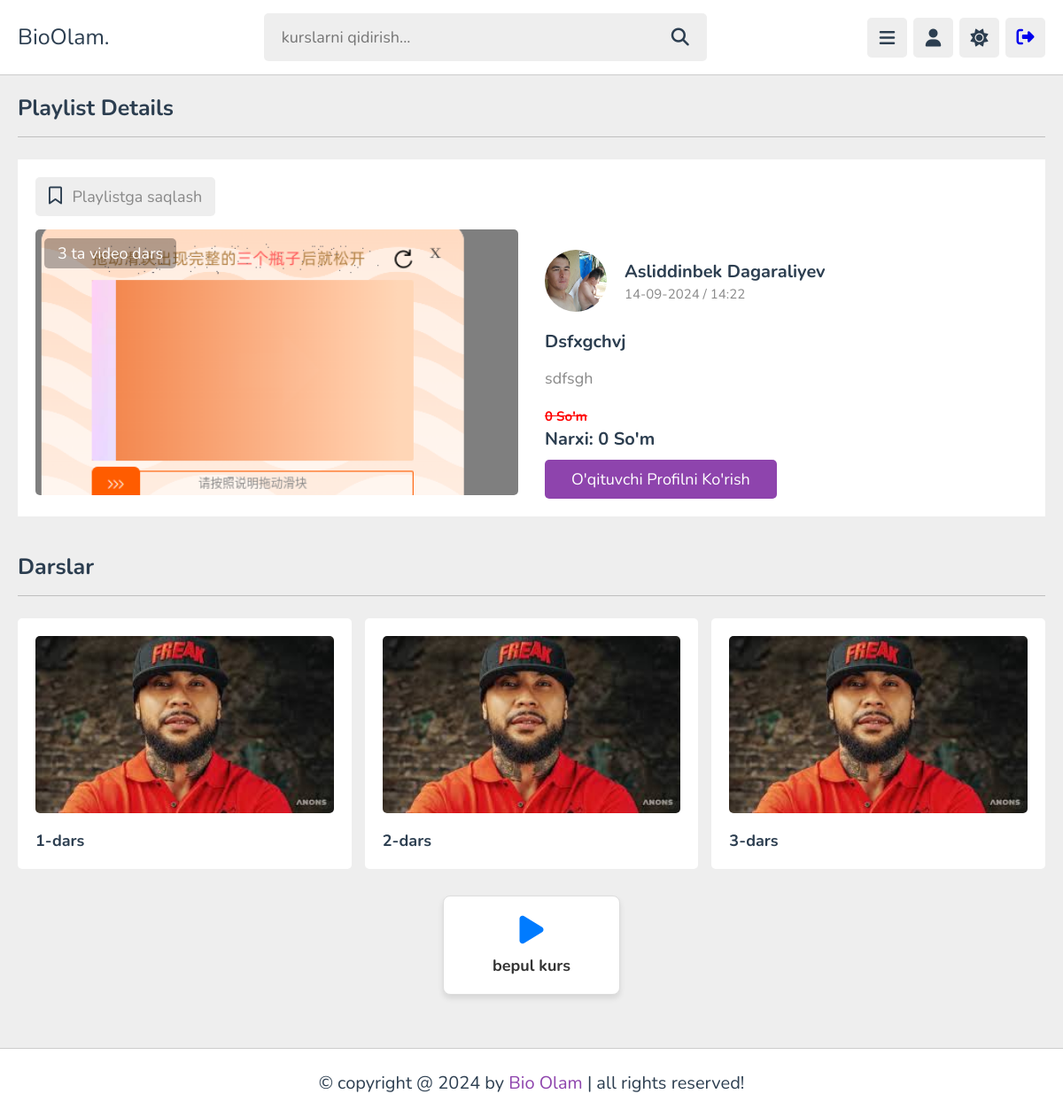
The app's page /courses/playlists/6/ (signed in) with its own data.
### courses/models.py (models this page shows, shortened)
class Subcategory(models.Model):
    class CourseType(models.TextChoices):
        Free = "Free", "Free"
        Paid = "Paid", "Paid"
    category = models.ForeignKey(
        Category,
        on_delete=models.CASCADE,
        related_name='subcategories'
    )
    teacher = models.ForeignKey(
        'users.Teachers',
        on_delete=models.CASCADE,
        related_name='subcategories'
    )
    course_type = models.CharField(
        max_length=200,
        choices=CourseType.choices,
        default=CourseType.Free
    )
    name = models.CharField(max_length=100)
    descriptions = models.TextField()
    image = models.ImageField(
        upload_to="subcategory/",
        blank=True,
        null=True
    )
    created_at = models.DateTimeField(auto_now_add=True)
    student_count = models.IntegerField(default=0)
    course_duration = models.IntegerField(default=0)
    videos_count = models.IntegerField(default=0)
    is_payment = models.BooleanField(default=False)
    old_price = models.IntegerField(default=0)
    price = models.BigIntegerField(default=0)

class Videos(models.Model):
    subcategory = models.ForeignKey(
        Subcategory,
        on_delete=models.CASCADE
    )
    name = models.CharField(max_length=100)
    description = models.TextField()
    time = models.IntegerField(default=0, null=False, blank=False)
    video = models.FileField(upload_to="videos/")
    likes_num = models.ManyToManyField(User, related_name="videos_like", blank=True)
    comment_num = models.IntegerField(default=0)
    created_at = models.DateTimeField(default=timezone.now)
    cover_image = models.ImageField(upload_to="videos/covers/", default="static/images/post-1-1.png")

### users/models.py (models this page shows, shortened)
class Teachers(models.Model):
    class TeacherType(models.TextChoices):
        Other = "Other", "Other"
        Biology = "Biologiya", "Biology"
        Chemistry = "Kimyo", "Chemistry"
        Physics = "Physics", "Physics"
        Math = "Matematika", "Math"
        English = "Ingliz tili", "English"
        History = "Tarix", "History"
        Geography = "Geografiya", "Geography"
        ComputerScience = "Computer Science", "Computer Science"
        Literature = "Adabiyot", "Literature"
        Art = "San'at", "Art"
        Music = "Musiqa", "Music"
    user = models.OneToOneField(
        User,
        on_delete=models.CASCADE,
        related_name='teacher'
    )
    profile = models.ForeignKey(
        Profile,
        on_delete=models.CASCADE,
        related_name='user_teachers',
    )
    teacher_type = models.CharField(
        max_length=200,
        choices=TeacherType.choices,
        default=TeacherType.Other
    )
    bio = models.TextField()
    courses_num = models.IntegerField(default=0)
    videos_num = models.IntegerField(default=0)
    student_num = models.IntegerField(default=0)
    likes_num = models.IntegerField(default=0)
    comments_num = models.IntegerField(default=0)

class Profile(models.Model):
    class Jobs(models.TextChoices):
        Other = "Other", "Other"
        Student = "Student", "Student"
        Teacher = "Teacher", "Teacher"
    user = models.OneToOneField(
        User,
        on_delete=models.CASCADE,
        related_name='profile'
    )
    photo = models.ImageField(
        upload_to='users/',
        blank=True,
        null=True
    )
    date_of_birth = models.DateField(
        null=True,
        blank=True
    )
    job = models.CharField(
        max_length=50,
        choices=Jobs.choices,
        default=Jobs.Other
    )
    saved_playlists = models.ManyToManyField(Subcategory, related_name='saved_by_users', blank=True)
    bio = models.CharField(max_length=200)
    liked_videos_count = models.PositiveIntegerField(default=0)
    comments_count = models.PositiveIntegerField(default=0)
    balance = models.PositiveIntegerField(default=0)

### quiz_app/models.py (models this page shows, shortened)
class Quiz(models.Model):
    name = models.CharField(max_length=150)
    description = models.TextField(
        default="Another quiz!",
        blank=True,
        null=True
    )
    date = models.DateTimeField(
        auto_now_add=True,
        blank=True,
        null=True
    )
    topic = models.ForeignKey(
        Subcategory,
        on_delete=models.SET_NULL,
        help_text="Viktorina baholanadigan mavzu",
        null=True,
        blank=True,
        related_name="quizes" # The way we reference the quiz using a Topic object
    )
    number_of_questions = models.IntegerField()
    time = models.IntegerField(
        help_text="Viktorinaning davomiyligi (daqiqalarda)"
    )
    required_score = models.DecimalField(
        help_text="Viktorinadan o'tish uchun necha foiz ball kerak bo'ladi",
        max_digits=6,
        decimal_places=2,
        validators=PERCENTAGE_VALIDATOR
    )
    difficulty = models.CharField(
        help_text="Viktorinaning qiyinligi",
        max_length=6,
        choices=DIFFICULTY_CHOICES
    )
    class Meta:
        verbose_name_plural = "Quizes"

### pages/views.py (the view)
# urls.py: path('courses/playlists/<int:id>/', playlists_view, name='playlists_view'),
def playlists_view(request, id):
    subcategory = get_object_or_404(Subcategory.objects.all(), id=id)
    quizzes = Quiz.objects.filter(topic=subcategory)
    profile = request.user.profile
    is_purchased = PurchasedPlaylist.objects.filter(user=request.user, subcategory=subcategory).exists()
    if request.method == 'POST':
        if profile.saved_playlists.filter(id=subcategory.id).exists():
            profile.saved_playlists.remove(subcategory)
        else:
            profile.saved_playlists.add(subcategory)
        return redirect('playlists_view', id=id)
    videos = subcategory.videos_set.all()
    quiz_results = {}
    for quiz in quizzes:
        latest_result = Result.objects.filter(user=profile, quiz=quiz).order_by('-date').first()
        quiz_results[quiz.pk] = latest_result
    context = {
        'subcategory': subcategory,
        'videos': videos,
         'is_saved': profile.saved_playlists.filter(id=subcategory.id).exists(),
         'is_purchased': is_purchased,
         'quizzes': quizzes,
         'quiz_results': quiz_results,
    }
    return render(request, 'side_bar/playlists.html', context)

### users/context_processor.py (called while the page is built)
def get_user(request):
    user = request.user
    context = {
        'user': user,
    }
    return context

### templates/side_bar/playlists.html (shortened to what this page needs)
{% extends "base.html" %}
{% load static %}
{% block content %}
<section class="playlist-details">
    <h1 class="heading">playlist details</h1>
    <div class="row">
       <div class="column">
         <form action="" method="post" class="save-playlist">
            <button type="submit">
                <i class="far fa-bookmark"></i>
                <span>
                   {% if is_saved %}
                       <span style="color: green;">Playlistsdan olib tashlash</span>
                   {% else %}
                       Playlistga saqlash
                   {% endif %}
                </span>
            </button>
         </form>
          <div class="thumb">
             <img src="{{ subcategory.image.url }}" alt="">
             <span>{{ subcategory.videos_count }} ta video dars</span>
          </div>
       </div>
       <div class="column">
          <div class="tutor">
             <img src="{{ subcategory.teacher.profile.photo.url }}" alt="">
             <div>
                <h3>{{ subcategory.teacher.user.first_name }} {{ subcategory.teacher.user.last_name }}</h3>
                <span>{{ subcategory.created_at|date:"d-m-Y / H:i" }}</span>
             </div>
          </div>
          <div class="details">
             <h3>{{ subcategory.name }}</h3>
             <p>{{ subcategory.descriptions }}</p>
             {% if not is_purchased %}
               <h3><del style="text-decoration: line-through; font-size: 15px; color: red;">{{ subcategory.old_price }} so'm</del></h3>
               <h3>Narxi: {{ subcategory.price }} so'm</h3>
             {% endif %}
             <a href="{% url "teacher_profile" subcategory.teacher.id %}" class="inline-btn">O'qituvchi Profilni ko'rish</a>
          </div>
       </div>
    </div>
 </section>
 <section class="playlist-videos">
    <h1 class="heading">Darslar</h1>
    <div class="box-container">
      {% for video in videos %}
          {% if subcategory.course_type == "Paid" %}
              {% if is_purchased %}
                <a class="box" href="{% url "watch_video" video.id %}">
                   <i class="fas fa-play"></i>
                   <img src="{{ video.cover_image.url }}" alt="">
                   <h3>{{ video.name }}</h3>
                </a>
              {% else %}
                <div class="box">
                   <i class="fas fa-lock"></i>
                   <img src="{{ video.cover_image.url }}" alt="">
                   <h3>{{ video.name }}</h3>
                   <p>Videoni tomosha qilish uchun kursni xarid qilishingiz kerak</p>
                </div>
              {% endif %}
          {% else %}
              <a class="box" href="{% url "watch_video" video.id %}">
                  <img src="{{ video.cover_image.url }}" alt="">
                  <h3>{{ video.name }}</h3>
              </a>
          {% endif %}
      {% endfor %}
    </div>
     {% if subcategory.course_type == "Paid" %}
         {% if is_purchased %}
             <div id="quizStartModal" class="modal">
              <div class="modal-content">
                  <span class="close">&times;</span>
                  <h5 style="font-size: 28px;">Start Quiz</h5>
                  <div class="modal-body" id="modal-body-confirm">
                  </div>
                  <div class="modal-footer">
                      <button class="btn btn-danger" id="cancel-button">Cancel</button>
                      <button class="btn btn-success" id="start-button">Start</button>
                  </div>
              </div>
             </div>
          <div class="quiz-container">
              {% for quiz in quizzes %}
                  <div class="quiz-box" data-pk="{{quiz.pk}}" data-date="{{quiz.date}}" data-name="{{quiz.name}}"
                      data-description="{{quiz.description}}" data-topic="{{quiz.topic.name}}"
                      data-questions="{{quiz.number_of_questions}}" data-difficulty="{{quiz.difficulty}}"
                      data-time="{{quiz.time}}" data-pass="{{quiz.required_score}}">
                      <i class="fas fa-play"></i>
                      <h3>{{ quiz.name }}</h3>
                  </div>
              {% endfor %}
          </div>
         {% else %}
             <div class="quiz-container">
                {% for quiz in quizzes %}
                    <div class="quiz-box locked">
                        <i class="fas fa-lock"></i>
                        <h3>{{ quiz.name }}</h3>
                        <p>Ushbu testni boshlash uchun kursni xarid qilishingiz kerak</p>
                    </div>
                {% endfor %}
             </div>
         {% endif %}
     {% else %}
         <div class="quiz-container">
             {% for quiz in quizzes %}
                 <div class="quiz-box" data-pk="{{quiz.pk}}" data-date="{{quiz.date}}" data-name="{{quiz.name}}"
                      data-description="{{quiz.description}}" data-topic="{{quiz.topic.name}}"
                      data-questions="{{quiz.number_of_questions}}" data-difficulty="{{quiz.difficulty}}"
                      data-time="{{quiz.time}}" data-pass="{{quiz.required_score}}">
                      <i class="fas fa-play"></i>
                      <h3>{{ quiz.name }}</h3>
                 </div>
             {% endfor %}
          </div>
     {% endif %}
 </section>
{% endblock content %}

### static/css/style.css (style rules this page uses)
:root { --main-color:#8e44ad; --red:#e74c3c; --orange:#f39c12; --light-color:#888; --light-bg:#eee; --black:#2c3e50; --white:#fff; --border:.1rem solid rgba(0,0,0,.2); }
* { font-family: 'Nunito', sans-serif; margin:0; padding:0; box-sizing: border-box; outline: none; border:none; text-decoration: none; }
html { font-size: 62.5%; overflow-x: hidden; }
body { background-color: var(--light-bg); padding-left: 30rem; }
section { padding:2rem; margin: 0 auto; max-width: 1200px; }
.heading { font-size: 2.5rem; color:var(--black); margin-bottom: 2.5rem; border-bottom: var(--border); padding-bottom: 1.5rem; text-transform: capitalize; }
.inline-btn, .inline-option-btn, .inline-delete-btn, .btn, .delete-btn, .option-btn { border-radius: .5rem; color:#fff; font-size: 1.8rem; cursor: pointer; text-transform: capitalize; padding:1rem 3rem; text-align: center; margin-top: 1rem; }
.inline-btn, .inline-option-btn, .inline-delete-btn { display: inline-block; }
.btn, .inline-btn { background-color: var(--main-color); }
.playlist-details .row { display: flex; align-items: flex-end; gap:3rem; flex-wrap: wrap; background-color: var(--white); padding: 2rem; }
.playlist-details .row .column { flex: 1 1 40rem; }
.playlist-details .row .column .save-playlist { margin-bottom: 1.5rem; }
.playlist-details .row .column .save-playlist button { border-radius: .5rem; background-color: var(--light-bg); padding:1rem 1.5rem; cursor: pointer; }
.playlist-details .row .column .save-playlist button i { font-size: 2rem; color:var(--black); margin-right: .8rem; }
.playlist-details .row .column .save-playlist button span { font-size: 1.8rem; color:var(--light-color); }
.playlist-details .row .column .thumb { position: relative; }
.playlist-details .row .column .thumb span { font-size: 1.8rem; color: #fff; background-color: rgba(0,0,0,.3); border-radius: .5rem; position: absolute; top: 1rem; left: 1rem; padding: .5rem 1.5rem; }
.playlist-details .row .column .thumb img { height: 30rem; width: 100%; object-fit: cover; border-radius: .5rem; }
.playlist-details .row .column .tutor { display: flex; align-items: center; gap: 2rem; margin-bottom: 2rem; }
.playlist-details .row .column .tutor img { height: 7rem; width: 7rem; border-radius: 50%; object-fit: cover; }
.playlist-details .row .column .tutor h3 { font-size: 2rem; color:var(--black); margin-bottom: .2rem; }
.playlist-details .row .column .tutor span { font-size: 1.5rem; color: var(--light-color); }
.playlist-details .row .column .details h3 { font-size: 2rem; color: var(--black); text-transform: capitalize; }
.playlist-details .row .column .details p { padding: 1rem 0; line-height: 2; font-size: 1.8rem; color: var(--light-color); }
.playlist-videos .box-container { display: grid; grid-template-columns: repeat(auto-fit, minmax(30rem, 1fr)); gap:1.5rem; justify-content: center; align-items: flex-start; }
.playlist-videos .box-container .box { background-color: var(--white); border-radius: .5rem; padding: 2rem; position: relative; }
.playlist-videos .box-container .box img { width: 100%; height: 20rem; object-fit: cover; border-radius: .5rem; }
.playlist-videos .box-container .box h3 { margin-top: 1.5rem; font-size: 1.8rem; color: var(--black); }
@media (max-width:1200px) { body { padding-left: 0; } }

### templates/side_bar/playlists.html (style rules this page uses)
.quiz-container { display: flex; flex-wrap: wrap; justify-content: center; padding: 20px; }
.quiz-box { background-color: #fff; border: 1px solid #ddd; border-radius: 8px; box-shadow: 0 4px 6px rgba(0, 0, 0, 0.1); display: flex; flex-direction: column; align-items: center; justify-content: center; text-align: center; width: 200px; margin: 10px; padding: 20px; transition: transform 0.3s, box-shadow 0.3s; text-decoration: none; color: #333; cursor: pointer; }
.quiz-box i { font-size: 36px; margin-bottom: 10px; color: #007BFF; }
.quiz-box h3 { font-size: 18px; margin: 0; }

### records on screen
Subcategory: image (picture), videos_count "3", teacher.profile.photo (picture), teacher.user.first_name "Asliddinbek", teacher.user.last_name "Dagaraliyev", created_at "14-09-2024 / 14:22", name "Dsfxgchvj", descriptions "sdfsgh", old_price "0", price "0"
Videos: cover_image (picture), name "1-dars"
Videos: cover_image (picture), name "2-dars"
Videos: cover_image (picture), name "3-dars"
Quiz: name "bepul kurs"
